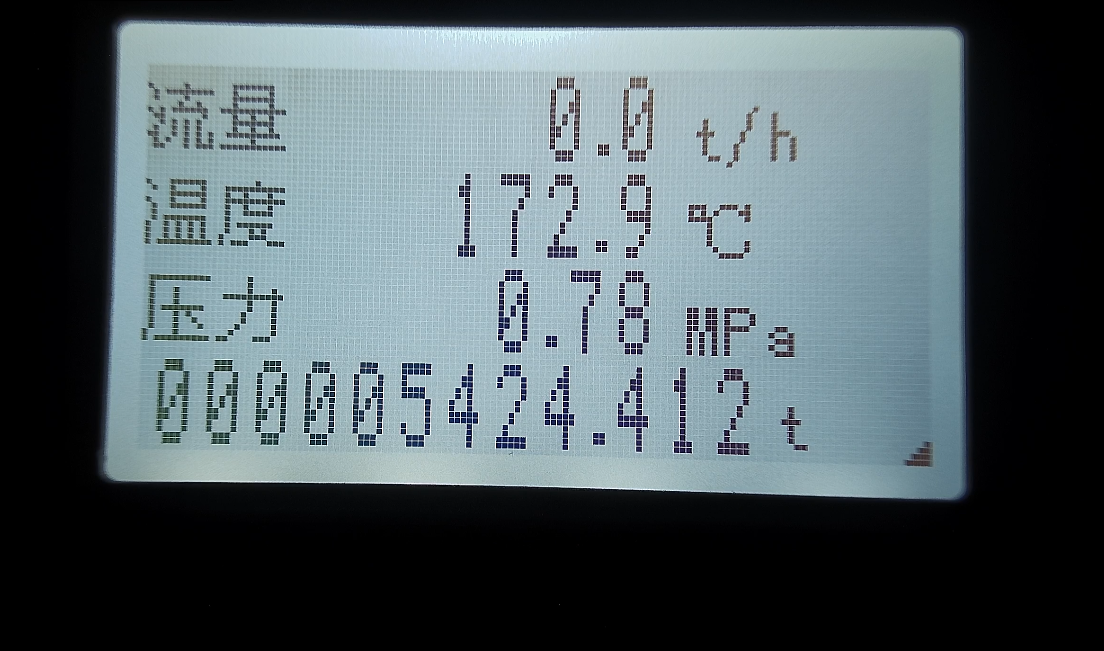
#> input picture 20260414_work5/screen_image.jpg, 1104 x 651 px
$ python main.py
#> lines starting #> are read from the running program, lines starting #| are printed output that depends on the picture; after the words box and inside, x2 and y2 are one past the last pixel; in counts of white or black regions, pixels touching at a corner belong together
import cv2
import numpy as np
import matplotlib.pyplot as plt


def cv_imread(file_path):
    """支持中文路径读取"""
    return cv2.imdecode(np.fromfile(file_path, dtype=np.uint8), cv2.IMREAD_COLOR)
#> returned value is the input picture: shape (651, 1104, 3); mean B, G, R 98.8, 93.8, 80.9


def process_full_pipeline(image_path):
    steps = {}

    # 1. Original
    original_img = cv_imread(image_path)
    if original_img is None: return
    steps['1_Original'] = cv2.cvtColor(original_img, cv2.COLOR_BGR2RGB)

    # 2. Grayscale
    gray_img = cv2.cvtColor(original_img, cv2.COLOR_BGR2GRAY)
    steps['2_Grayscale'] = gray_img

    # 3. Binary
    _, binary_img = cv2.threshold(gray_img, 110, 255, cv2.THRESH_BINARY)
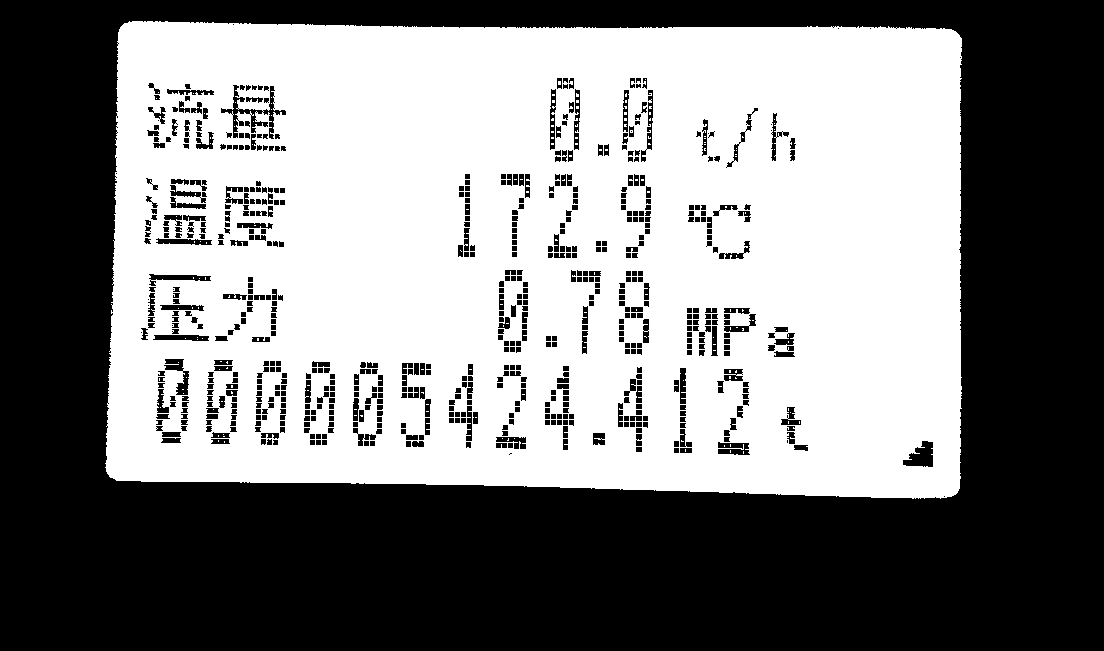
#> binary_img: shape (651, 1104); 50.5% white; 693 black regions (26 under 20 px), largest, box (x1, y1, x2, y2) and area: (0, 0, 1104, 651) 326863, (221, 85, 286, 139) 796, (903, 441, 933, 467) 495
    steps['3_Binary'] = binary_img

    # 4. Screen Morph
    screen_kernel = cv2.getStructuringElement(cv2.MORPH_RECT, (30, 30))
    closed_screen = cv2.morphologyEx(binary_img, cv2.MORPH_CLOSE, screen_kernel)
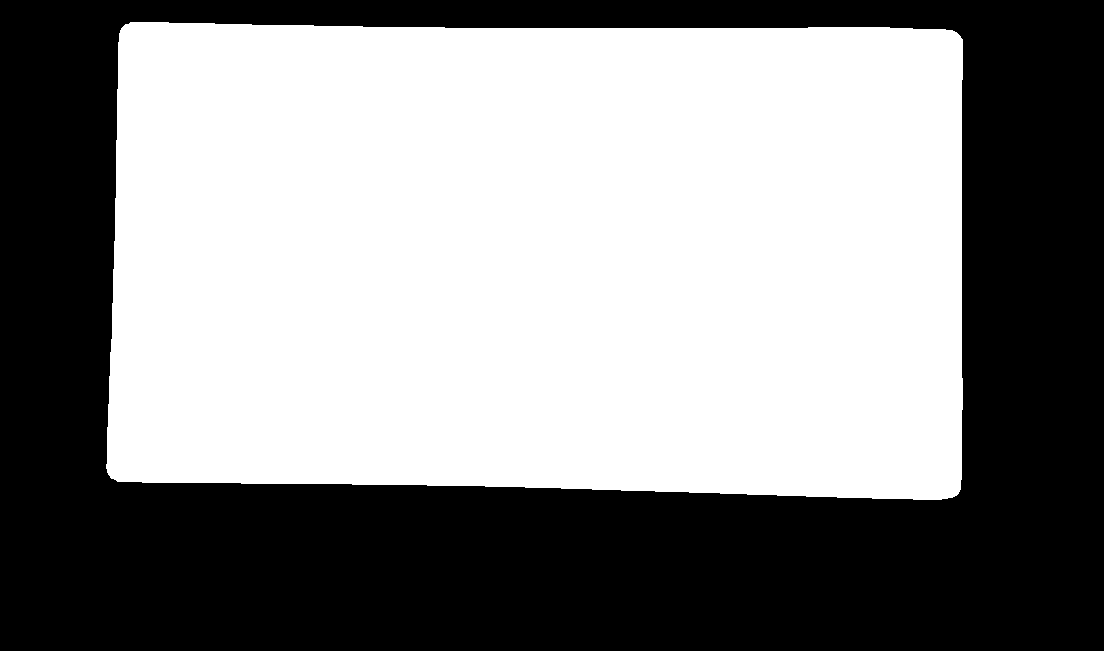
#> closed_screen: shape (651, 1104); 54.6% white; 1 black region
    steps['4_Screen_Morph'] = closed_screen

    # 5. Refined Mask (Shrinked to clean edges)
    contours, _ = cv2.findContours(closed_screen, cv2.RETR_EXTERNAL, cv2.CHAIN_APPROX_SIMPLE)
#> contours = 1 contour; box (x1, y1, x2, y2) and area: (106, 22, 963, 500) 391324
    screen_contour = max(contours, key=cv2.contourArea)
#> screen_contour = contour of 132 points, box (x1, y1, x2, y2) (106, 22, 963, 500), area 391324
    screen_mask = np.zeros_like(gray_img)
    cv2.drawContours(screen_mask, [screen_contour], -1, 255, thickness=cv2.FILLED)
    screen_mask = cv2.erode(screen_mask, np.ones((15, 15), np.uint8))
#> screen_mask: shape (651, 1104); 52.1% white; 1 black region, box (x1, y1, x2, y2) and area: (0, 0, 1104, 651) 344595
    steps['5_Refined_Mask'] = screen_mask

    # 6. Clean Text
    binary_inv = cv2.bitwise_not(binary_img)
    text_cleaned = cv2.bitwise_and(binary_inv, binary_inv, mask=screen_mask)
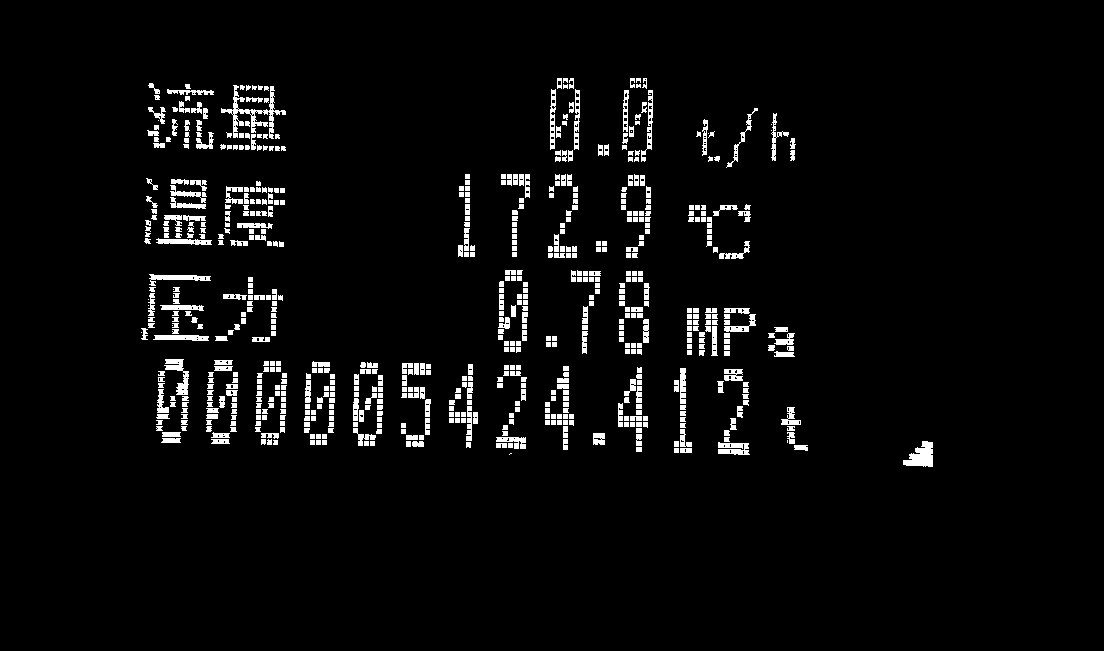
#> text_cleaned: shape (651, 1104); 4.1% white; 686 white regions (20 under 20 px), largest, box (x1, y1, x2, y2) and area: (221, 85, 286, 139) 796, (903, 441, 933, 467) 495, (164, 359, 189, 395) 373
    steps['6_Clean_Text'] = text_cleaned

    # 7. Block Morph
    text_kernel = cv2.getStructuringElement(cv2.MORPH_RECT, (60, 3))
    text_blocks_img = cv2.morphologyEx(text_cleaned, cv2.MORPH_CLOSE, text_kernel)
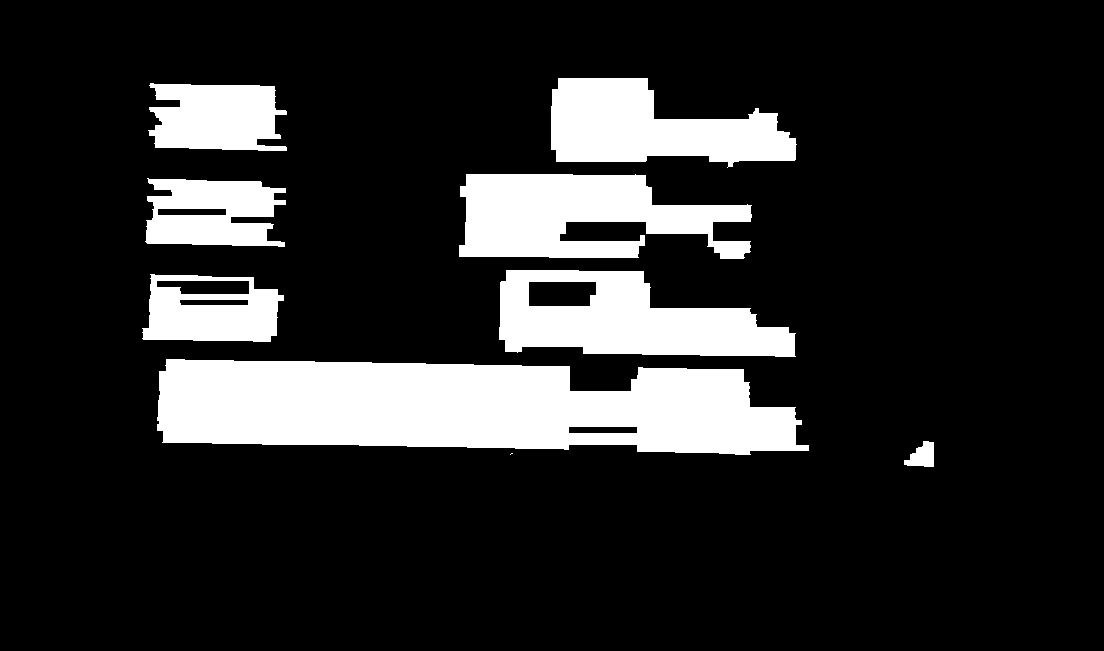
#> text_blocks_img: shape (651, 1104); 16.5% white; 9 white regions (1 under 20 px)
    steps['7_Block_Morph'] = text_blocks_img

    # 8. Final Extraction
    all_contours, _ = cv2.findContours(text_blocks_img, cv2.RETR_EXTERNAL, cv2.CHAIN_APPROX_SIMPLE)
#> all_contours = 9 contours, 1 with area under 20; largest, box (x1, y1, x2, y2) and area: (157, 359, 809, 455) 48676, (499, 270, 796, 357) 17628, (459, 174, 752, 259) 16338, (551, 78, 797, 168) 13701, (142, 274, 284, 342) 7870, (145, 178, 286, 247) 7393, (148, 83, 287, 151) 7370, (904, 441, 934, 467) 470

    blocks = []
    for cnt in all_contours:
        x, y, w, h = cv2.boundingRect(cnt)
        if w > 15 and h > 15:  # 适当调低门槛以捕捉底部的单位 't'
            blocks.append({'box': (x, y, w, h), 'cy': y + h // 2})
#> this loop made 9 passes
#> (x, y, w, h) on passes 2 to 9: (904, 441, 30, 26), (157, 359, 652, 96), (142, 274, 142, 68), (499, 270, 297, 87), (145, 178, 141, 69), (459, 174, 293, 85), (148, 83, 139, 68), (551, 78, 246, 90)
#> (cnt, x, y, w, h) on pass 1: ([[511, 453], [510, 454], [511, 453], [512, 453]], 510, 453, 3, 2)
#> after the loop, blocks = 8 items

    # 按Y坐标分组（划分为行）
    blocks.sort(key=lambda b: b['cy'])
    rows = []
    if blocks:
        curr_row = [blocks[0]]
        for i in range(1, len(blocks)):
            if abs(blocks[i]['cy'] - curr_row[-1]['cy']) < 40:  # 行间距阈值
                curr_row.append(blocks[i])
            else:
                rows.append(curr_row)
                curr_row = [blocks[i]]
#> this loop made 7 passes
#> after the loop, rows = 4 items
        rows.append(curr_row)

    # 绘制结果
    final_img = original_img.copy()
    labels = ["Flow", "Temp", "Press"]

    for i, row in enumerate(rows):
        row.sort(key=lambda b: b['box'][0])  # 行内按左到右排序

        # 处理前三行（标签 + 数值）
        if i < 3:
            if len(row) >= 2:
                # 圈出标签 (Label - Red)
                lx, ly, lw, lh = row[0]['box']
                cv2.rectangle(final_img, (lx, ly), (lx + lw, ly + lh), (0, 0, 255), 2)
                cv2.putText(final_img, labels[i], (lx, ly - 10), cv2.FONT_HERSHEY_SIMPLEX, 0.7, (0, 255, 0), 2)

                # 圈出值 (Value - Blue)
                vx, vy, vw, vh = row[1]['box']
                cv2.rectangle(final_img, (vx, vy), (vx + vw, vy + vh), (255, 0, 0), 2)
                cv2.putText(final_img, "Value", (vx, vy - 10), cv2.FONT_HERSHEY_SIMPLEX, 0.7, (255, 255, 0), 2)

        # 处理第四行及以后（长数字总数行）
        else:
            # 计算这一行所有块的最小包含矩形
            all_x = [b['box'][0] for b in row]
            all_y = [b['box'][1] for b in row]
            all_xw = [b['box'][0] + b['box'][2] for b in row]
            all_yh = [b['box'][1] + b['box'][3] for b in row]

            x_min, y_min = min(all_x), min(all_y)
            x_max, y_max = max(all_xw), max(all_yh)

            # 圈出整行 (Cyan color)
            cv2.rectangle(final_img, (x_min, y_min), (x_max, y_max), (255, 255, 0), 2)
#> this loop made 5 passes
#> (lx, ly, lw, lh, vx, vy, vw, vh) on passes 1 to 3: (148, 83, 139, 68, 551, 78, 246, 90), (145, 178, 141, 69, 459, 174, 293, 85), (142, 274, 142, 68, 499, 270, 297, 87)
#> (all_x, all_y, all_xw, all_yh, x_min, y_min, x_max, y_max) on passes 4 to 5: ([157], [359], [809], [455], 157, 359, 809, 455), ([904], [441], [934], [467], 904, 441, 934, 467)
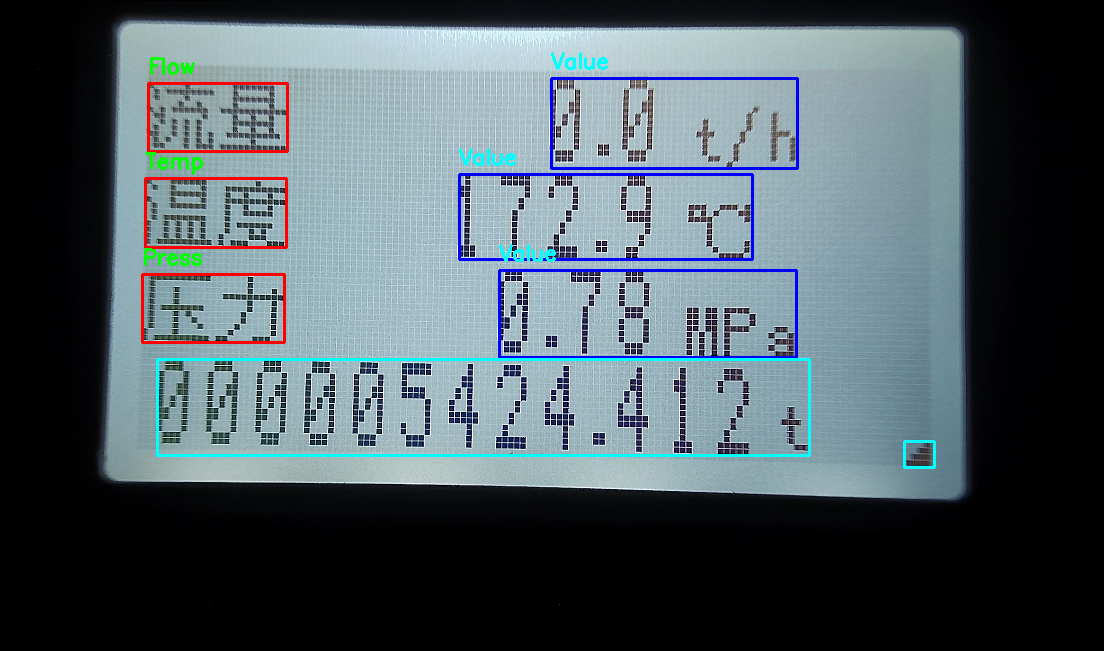
#> final_img: shape (651, 1104, 3); 2.4% of pixels changed, all inside (x1, y1, x2, y2) = (141, 52, 936, 469)

    steps['8_Final_Result'] = cv2.cvtColor(final_img, cv2.COLOR_BGR2RGB)

    # 显示结果
    plt.figure(figsize=(20, 10))
    for i, (title, img) in enumerate(steps.items()):
        plt.subplot(2, 4, i + 1)
        plt.title(title)
        plt.imshow(img, cmap='gray' if len(img.shape) == 2 else None)
        plt.axis('off')
#> this loop made 8 passes
#> title on passes 1 to 8: '1_Original', '2_Grayscale', '3_Binary', '4_Screen_Morph', '5_Refined_Mask', '6_Clean_Text', '7_Block_Morph', '8_Final_Result'
    plt.tight_layout()
    plt.show()
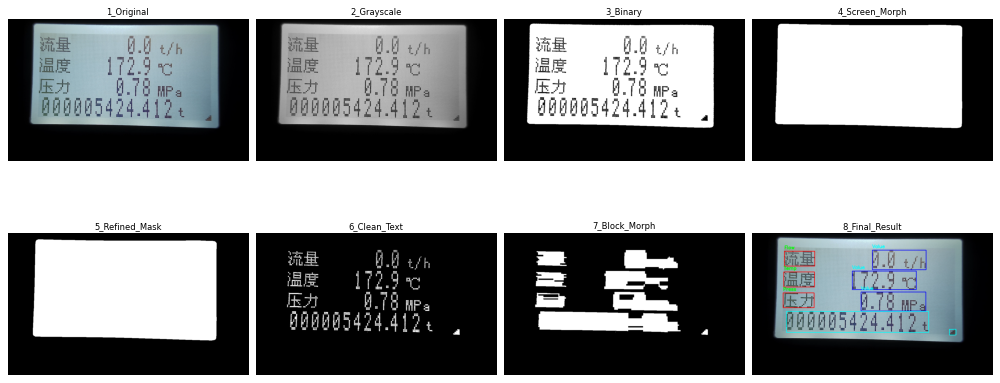
#> figure drawn by matplotlib, 8 panels


if __name__ == '__main__':
    img_path = "D:/hnu/third/数据图像处理/work/20260414_work5/screen_image.jpg"  # 替换为你的路径
    process_full_pipeline(img_path)
